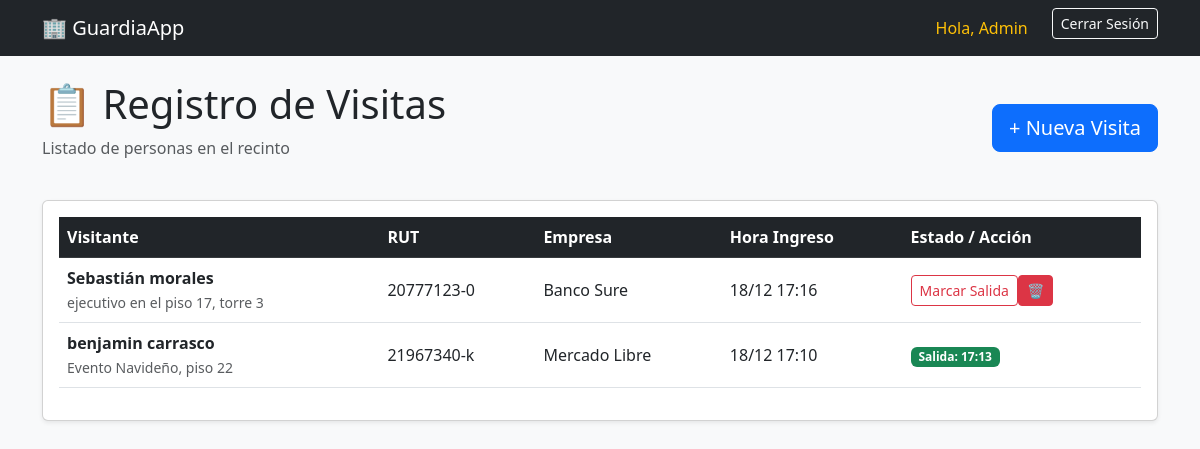
The app's page / (signed in), older data.
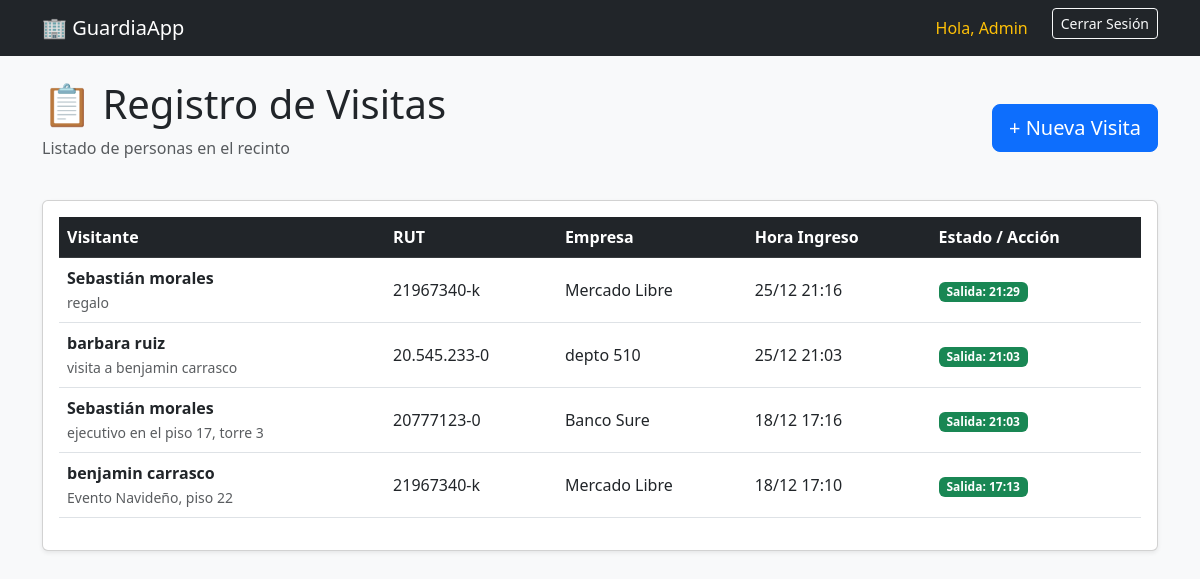
The same page, newer data.
### visitas/models.py (models this page shows, shortened)
class Visita(models.Model):
    nombre_visitante = models.CharField(max_length=100)
    rut = models.CharField(max_length=12, help_text="Formato: 12.345.678-9")
    motivo = models.TextField()
    empresa_procedencia = models.CharField(max_length=100, blank=True, null=True)
    fecha_ingreso = models.DateTimeField(auto_now_add=True)  # Se marca solo al crear
    fecha_salida = models.DateTimeField(null=True, blank=True) # Se llena al salir
    class Meta:
        verbose_name = "Visita"
        verbose_name_plural = "Registro de Visitas"
        ordering = ['-fecha_ingreso']

### visitas/views.py (the view)
# urls.py: path('', views.ListaVisitasView.as_view(), name='lista_visitas'),
class ListaVisitasView(LoginRequiredMixin, ListView):
    model = Visita
    template_name = 'visitas/lista_visitas.html'
    context_object_name = 'visitas'
    paginate_by = 10

### visitas/templates/visitas/lista_visitas.html (shortened to what this page needs)
{% extends 'visitas/Base.html' %}
{% block content %}
<div class="row mb-4 align-items-center">
    <div class="col-md-8">
        <h1>📋 Registro de Visitas</h1>
        <p class="text-muted">Listado de personas en el recinto</p>
    </div>
    <div class="col-md-4 text-end">
        <a href="{% url 'crear_visita' %}" class="btn btn-primary btn-lg">
            + Nueva Visita
        </a>
    </div>
</div>
<div class="card shadow-sm">
    <div class="card-body">
        <div class="table-responsive">
            <table class="table table-hover align-middle">
                <thead class="table-dark">
                    <tr>
                        <th>Visitante</th>
                        <th>RUT</th>
                        <th>Empresa</th>
                        <th>Hora Ingreso</th>
                        <th>Estado / Acción</th>
                    </tr>
                </thead>
                <tbody>
                    {% for visita in visitas %}
                    <tr>
                        <td>
                            <strong>{{ visita.nombre_visitante }}</strong><br>
                            <small class="text-muted">{{ visita.motivo }}</small>
                        </td>
                        <td>{{ visita.rut }}</td>
                        <td>
                            {% if visita.empresa_procedencia %}
                                {{ visita.empresa_procedencia }}
                            {% else %}
                                <span class="text-muted">- Particular -</span>
                            {% endif %}
                        </td>
                        <td>{{ visita.fecha_ingreso|date:"d/m H:i" }}</td>
                        <td>
                            {% if visita.fecha_salida %}
                                <span class="badge bg-success">Salida: {{ visita.fecha_salida|date:"H:i" }}</span>
                            {% else %}
                                <a href="{% url 'marcar_salida' visita.id %}" class="btn btn-outline-danger btn-sm">
                                    Marcar Salida  <a       href="{% url 'eliminar_visita' visita.id %}" class="btn btn-sm btn-danger" title="Eliminar registro">
                                            🗑️
                                    </a>
                                </a>
                            {% endif %}
                        </td>
                    </tr>
                    {% empty %}
                    <tr>
                        <td colspan="5" class="text-center py-4">
                            No hay visitas registradas hoy.
                        </td>
                    </tr>
                    {% endfor %}
                </tbody>
            </table>
        </div>
    </div>
</div>
{% endblock %}

### visitas/templates/visitas/base.html (shortened to what this page needs)
<!DOCTYPE html>
<html lang="es">
<head>
    <link href="https://cdn.jsdelivr.net/npm/bootstrap@5.3.0/dist/css/bootstrap.min.css" rel="stylesheet">
</head>
<body class="bg-light">
    <nav class="navbar navbar-expand-lg navbar-dark bg-dark mb-4">
        <div class="container">
            <a class="navbar-brand" href="{% url 'lista_visitas' %}">🏢 GuardiaApp</a>
            <div class="navbar-nav ms-auto">
                {% if user.is_authenticated %}
                    <span class="nav-item nav-link text-warning me-3">Hola, {{ user.username }}</span>
                    <form action="{% url 'logout' %}" method="post" class="d-inline">
                        <button type="submit" class="btn btn-outline-light btn-sm">Cerrar Sesión</button>
                    </form>
                {% else %}
                    <a class="nav-item nav-link" href="{% url 'login' %}">Iniciar Sesión</a>
                {% endif %}
            </div>
        </div>
    </nav>
    <div class="container">
        {% block content %}{% endblock %}
    </div>
</body>
</html>

Row changes from the older to the newer data that the page shows:
added Visita: nombre_visitante "Sebastián morales", motivo "regalo", rut "21967340-k", empresa_procedencia "Mercado Libre", fecha_ingreso "25/12 21:16", fecha_salida "21:29"
added Visita: nombre_visitante "barbara ruiz", motivo "visita a benjamin carrasco", rut "20.545.233-0", empresa_procedencia "depto 510", fecha_ingreso "25/12 21:03", fecha_salida "21:03"
changed Visita "Banco Sure": fecha_salida (not shown) → "21:03"; fecha_salida "Marcar Salida 🗑️" → "Salida:"
